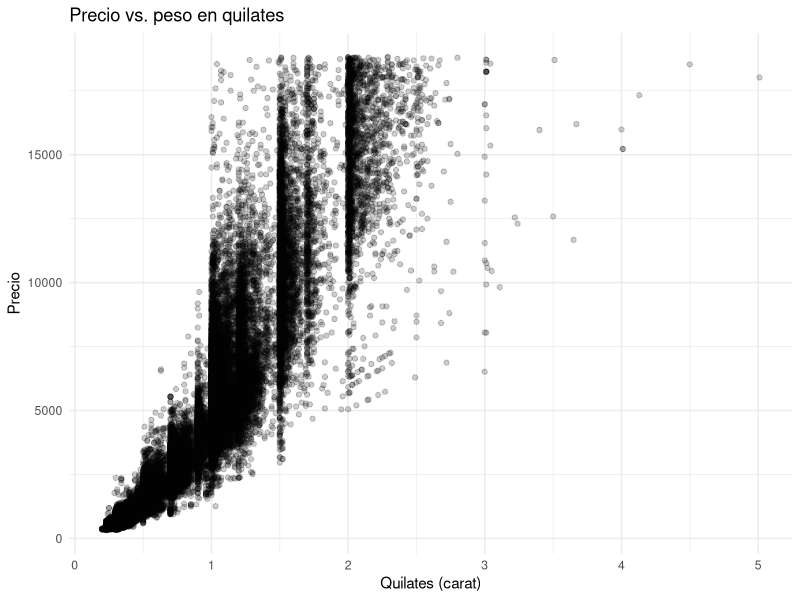
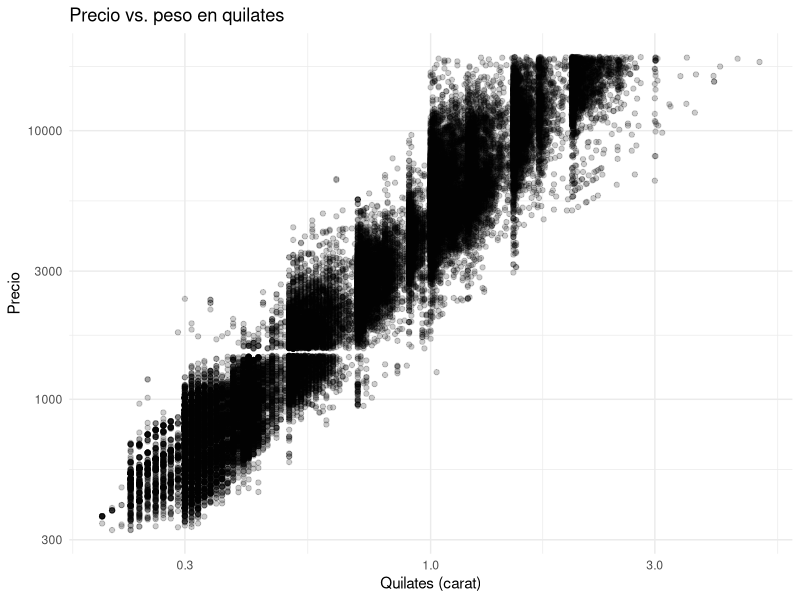

Reproduce these figures in R, in order.
## Practica GLM

#### EJ 1 ####  

library(ggplot2)
library(dplyr)

#a

data("diamonds")

ggplot(diamonds, aes(x = carat, y = price)) +
  geom_point(alpha = 0.2) +
  labs(
    x = "Quilates (carat)",
    y = "Precio",
    title = "Precio vs. peso en quilates"
  ) +
  theme_minimal()

#b

ggplot(diamonds, aes(x = carat, y = price)) +
  geom_point(alpha = 0.2) +
  scale_x_log10() + 
  scale_y_log10() +  
  labs(
    x = "Quilates (carat)",
    y = "Precio",
    title = "Precio vs. peso en quilates"
  ) +
  theme_minimal()

#Se adquiere una forma lineal. Tiene sentido porque linealiza la relaci?n ?

#c
diamonds <- diamonds %>%
  mutate(
    across(
      c(cut, color, clarity),
      ~ factor(.x, ordered = FALSE)
    )
  )


#d

modelo <- lm(
  log(price) ~ log(carat) + cut + color + clarity,
  data = diamonds
)

summary(modelo)

#e

#Intercept describe un diamente para el cual log(carat) = 0, osea carat = 1 y que las otras
#categorias sean las base: cut = Fair, color = D, clarity = I1.

# EL log(price) aumenta B1*log(2) -> el precio aumenta 2^B1

# cutIdeal: e^0.16. Osea e^(estimado)

#se verifica
